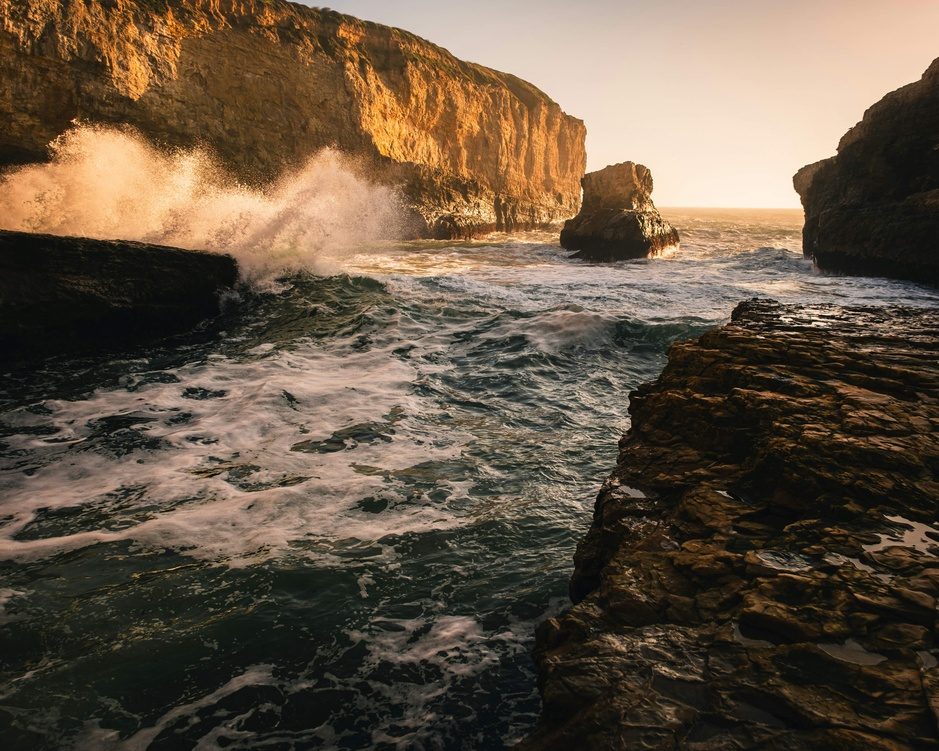
#> input picture Input images/image2.jpg, 939 x 751 px, shrunk from 6005 x 4804 before the run, found by its file name
$ python Acquisition.py
#> lines starting #> are read from the running program, lines starting #| are printed output that depends on the picture
import cv2
import numpy as np
import matplotlib.pyplot as plt

def run_lab_01(file_path):
    # 1. Load image (RGB/Grayscale)
    # Note: OpenCV loads as BGR, so we convert to RGB for Matplotlib
#> called with file_path = 'image2.jpg'
    img_bgr = cv2.imread(file_path)
#> img_bgr is the input picture: shape (751, 939, 3); mean B, G, R 67.6, 84.9, 100.5

    if img_bgr is None:
        print(f"Error: Could not find '{file_path}'. Please ensure it is uploaded.")
        return

    # 2. Convert RGB to Grayscale
    img_rgb = cv2.cvtColor(img_bgr, cv2.COLOR_BGR2RGB)
    img_gray = cv2.cvtColor(img_bgr, cv2.COLOR_BGR2GRAY)
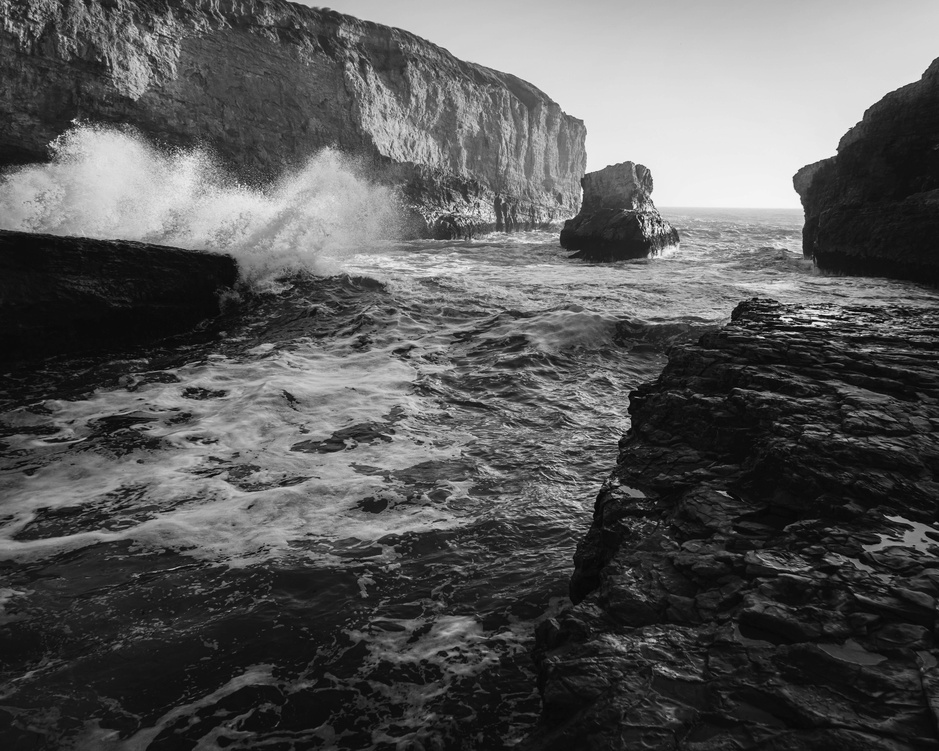
#> img_gray: shape (751, 939); min 1, max 248, mean 87.6

    # 3. Data Inspection (The "Understanding" part)
    print("="*30)
    print("  INITIAL IMAGE REPORT")
    print("="*30)
    print(f"Resolution (H x W x C): {img_bgr.shape}")
#| Resolution (H x W x C): (751, 939, 3)
    print(f"Data Type:             {img_bgr.dtype}")
#| Data Type:             uint8
    print(f"Min Pixel Value:       {np.min(img_gray)}")
#| Min Pixel Value:       1
    print(f"Max Pixel Value:       {np.max(img_gray)}")
#| Max Pixel Value:       248
    print("-"*30)
    print("Partial Matrix (Top-left 5x5 Grayscale):")
    print(img_gray[:5, :5])
#| [[121  88 106  86  88]
#|  [ 94 138  88  86  64]
#|  [ 65 131 115 126 162]
#|  [ 64 110 108 141 193]
#|  [ 62 125 135 105 136]]
    print("="*30)

    # 4. Display
    plt.figure(figsize=(12, 6))

    # Original RGB
    plt.subplot(1, 2, 1)
    plt.imshow(img_rgb)
    plt.title("Original Image (RGB)")
    plt.axis('off')

    # Grayscale
    plt.subplot(1, 2, 2)
    plt.imshow(img_gray, cmap='gray')
    plt.title("Converted Image (Grayscale)")
    plt.axis('off')

    plt.tight_layout()
    plt.show()
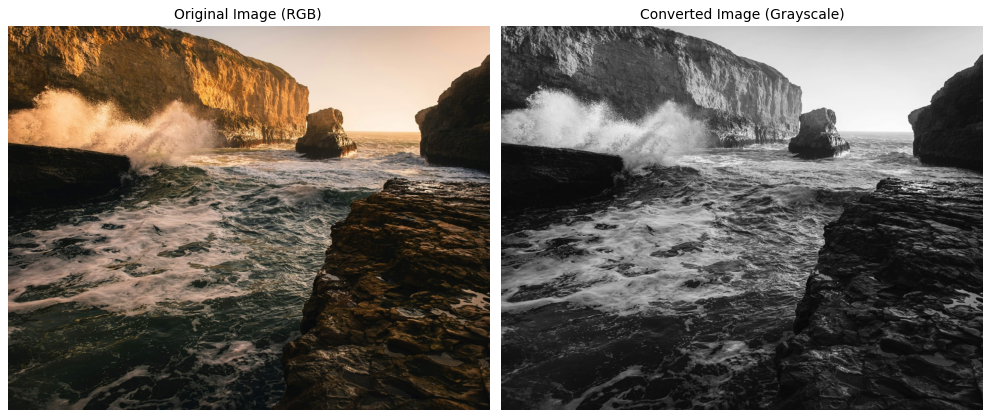
#> figure drawn by matplotlib, 2 panels

# Run the Lab
run_lab_01('image2.jpg')

$ run again, with Input images/image3.jpg copied over Input images/image2.jpg
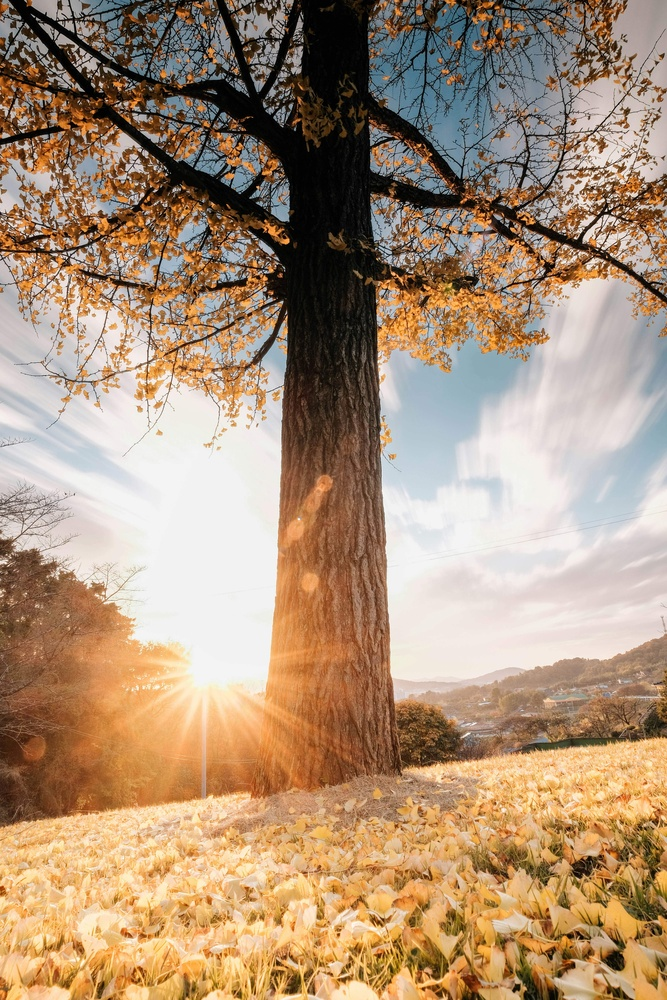
#> input picture Input images/image3.jpg, 667 x 1000 px, shrunk from 4000 x 6000 before the run, found by its file name
#> in run_lab_01, img_bgr is the input picture: shape (1000, 667, 3); mean B, G, R 119.8, 145.3, 171.5
#> in run_lab_01, `img_gray = cv2.cvtColor(img_bgr, cv2.COLOR_BGR2GRAY)`:
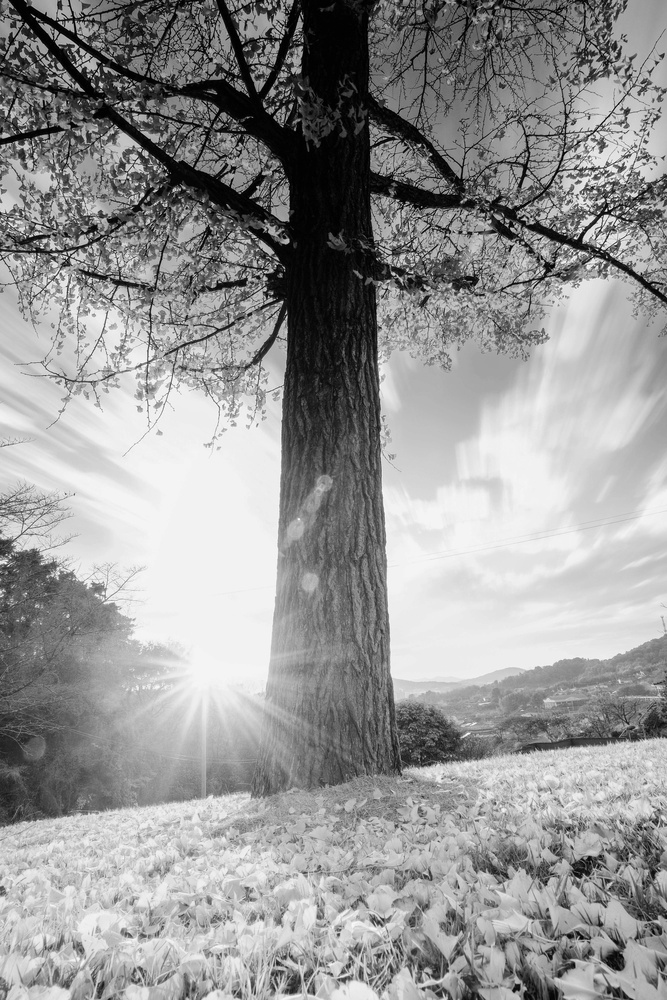
#> img_gray: shape (1000, 667); min 0, max 254, mean 150.2
#| Resolution (H x W x C): (1000, 667, 3)
#| Data Type:             uint8
#| Min Pixel Value:       0
#| Max Pixel Value:       254
#| [[ 42  46  92 145 139]
#|  [ 57  41 114 148 144]
#|  [ 72 115 143 141 140]
#|  [ 52 110 159 145 143]
#|  [ 51  79 113 152 145]]
#> in run_lab_01, `plt.show()`:
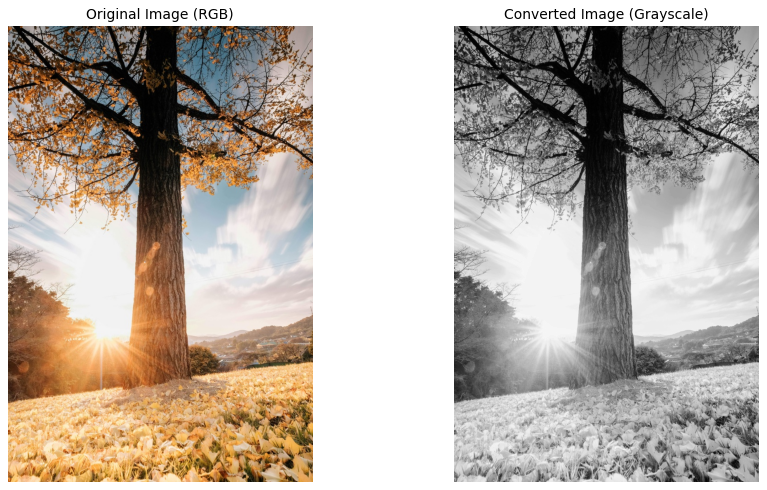
#> figure drawn by matplotlib, 2 panels

$ run again, with Input images/image5.jpg copied over Input images/image2.jpg
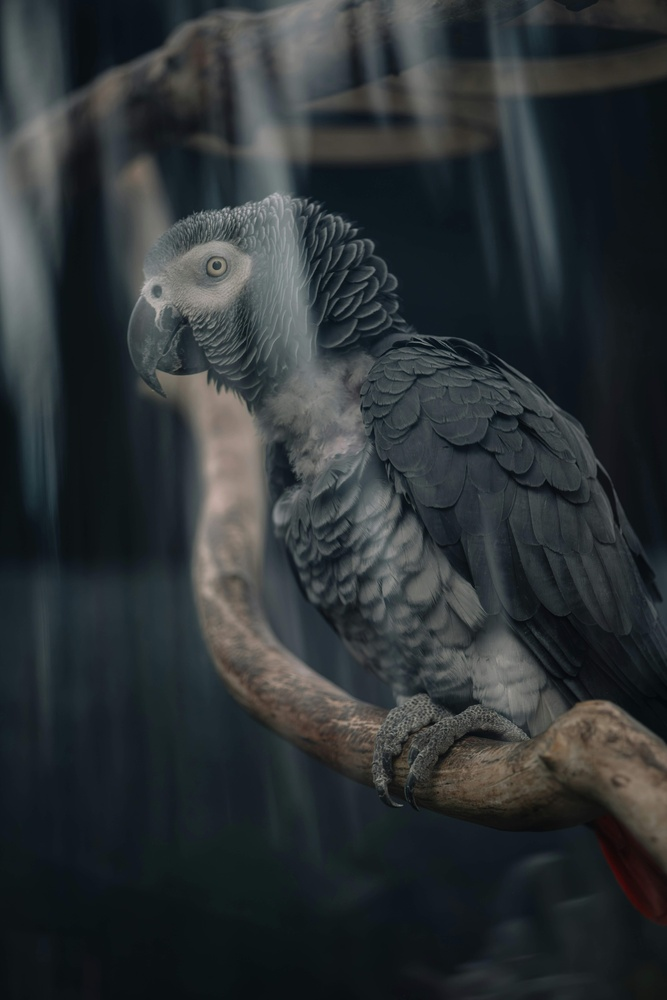
#> input picture Input images/image5.jpg, 667 x 1000 px, shrunk from 5504 x 8256 before the run, found by its file name
#> in run_lab_01, img_bgr is the input picture: shape (1000, 667, 3); mean B, G, R 53.6, 51.1, 45.5
#| Resolution (H x W x C): (1000, 667, 3)
#| Data Type:             uint8
#| Min Pixel Value:       5
#| Max Pixel Value:       186
#| [[39 43 46 49 53]
#|  [39 43 46 49 53]
#|  [39 43 46 50 54]
#|  [40 44 47 50 55]
#|  [40 44 48 52 56]]
#> in run_lab_01, `plt.show()`:
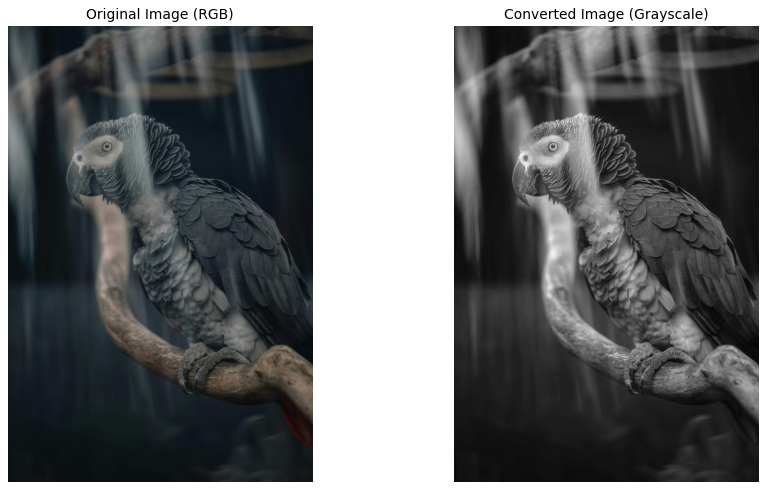
#> figure drawn by matplotlib, 2 panels
